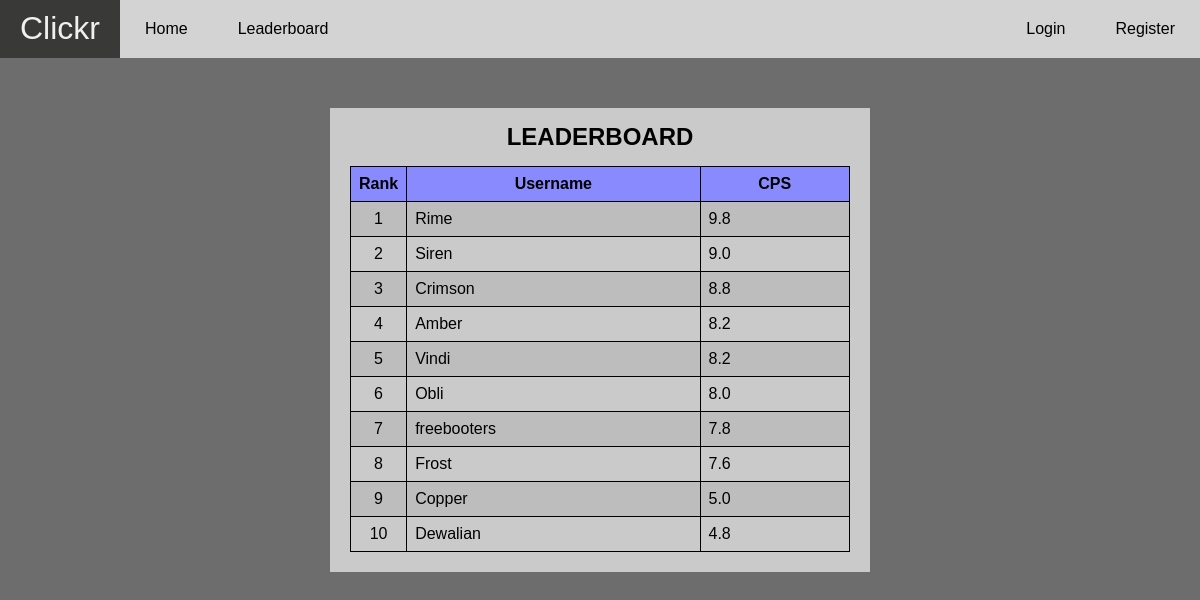
The app's page /leaderboard with its own data.
### mainweb/models.py (models this page shows, shortened)
class Users(db.Model):
    id = db.Column(db.Integer(), primary_key=True)
    username = db.Column(db.String(15), nullable=False, unique=True)
    email = db.Column(db.String(30),nullable=False, unique=True)
    password = db.Column(db.String(60), nullable=False)
    highscore = db.Column(db.Float(), nullable=False)

### mainweb/routes.py (the view)
@app.route("/leaderboard")
def leaderboard_page():
    rank = Users.query.order_by(desc(Users.highscore)).limit(10).all()
    number = range(1, 11)
    rank_number = zip(rank, number)
    return render_template("leaderboard.html", rank_number=rank_number)

### mainweb/templates/leaderboard.html (shortened to what this page needs)
{% extends "base.html" %}
{% block css %}
<link rel="stylesheet" href="{{ url_for('static', filename='css/leader.css') }}">
{% endblock %}
{% block content %}
    <div class="leader">
        <h2>LEADERBOARD</h2>
        <table>
            <tr>
                <th class="rank">Rank</th>
                <th>Username</th>
                <th>CPS</th>
            </tr>
            {% for x, y in rank_number %}
            <tr>
                <td class="rank">{{ y }}</td>
                <td>{{ x.username }}</td>
                <td>{{ x.highscore }}</td>
            </tr>
            {% endfor %}
        </table>
    </div>
{% endblock %}

### mainweb/templates/base.html (shortened to what this page needs)
<!DOCTYPE html>
<html lang="en">
<head>
    <link rel="stylesheet" href="{{ url_for('static', filename='css/base.css') }}">
    {% block css %} {% endblock %}
</head>
<body>
    <div class="navbar">
        <ul>
            <li class="title">Clickr</li>
            <li><a href="{{ url_for('home_page') }}">Home</a></li>
            <li><a href="{{ url_for('leaderboard_page')}}">Leaderboard</a></li>
            {% if "user" in session %}
                <li class="right"><a href="{{ url_for('logout') }}">Logout</a></li>
            {% else %}
                <li class="right"><a href="{{ url_for('register_page') }}">Register</a></li>
                <li class="right"><a href="{{ url_for('login_page') }}">Login</a></li>
            {% endif %}
        </ul>
    </div>
    {% block content %}
    {% endblock %}
</body>
</html>

### mainweb/static/css/base.css (style rules this page uses)
body { background-color: rgb(109, 109, 109); }
*, html { margin: 0; padding: 0; font-family: Arial, Helvetica, sans-serif; }
div.navbar:not(.title) { background-color: lightgray; overflow: hidden; }
div.navbar ul { list-style: none; }
div.navbar ul li { float: left; padding: 20px 25px; font-family: Arial, Helvetica, sans-serif; }
div.navbar ul li a { text-decoration: none; color: black; font-weight: 500; }
div.navbar ul li.right { float: right; }
div.navbar li.title { float: left; font-size: 2em; background-color: #393938; color: #f0f0f0; padding: 10px 20px 11px 20px; }

### mainweb/static/css/leader.css (style rules this page uses)
.leader { background-color: rgb(202, 202, 202); width: 45%; margin: auto; display: flex; flex-direction: column; align-items: stretch; margin-top: 50px }
h2 { align-self: center; margin: 15px; }
table, th, td { border: 1px solid black; border-collapse: collapse; }
table { margin: 0 20px 20px 20px; }
td, th { padding: 8px; }
th { background-color: rgb(138, 138, 255); }
tr:nth-child(even) { background-color: rgb(189, 189, 189); }
.rank { width: 5%; text-align: center; }

### records on screen
Users: id "1", username "Rime", highscore "9.8"
Users: y "2", username "Siren", highscore "9.0"
Users: y "3", username "Crimson", highscore "8.8"
Users: y "4", username "Amber", highscore "8.2"
Users: y "5", username "Vindi", highscore "8.2"
Users: y "6", username "Obli", highscore "8.0"
Users: y "7", username "freebooters", highscore "7.8"
Users: y "8", username "Frost", highscore "7.6"
Users: y "9", username "Copper", highscore "5.0"
Users: y "10", username "Dewalian", highscore "4.8"
